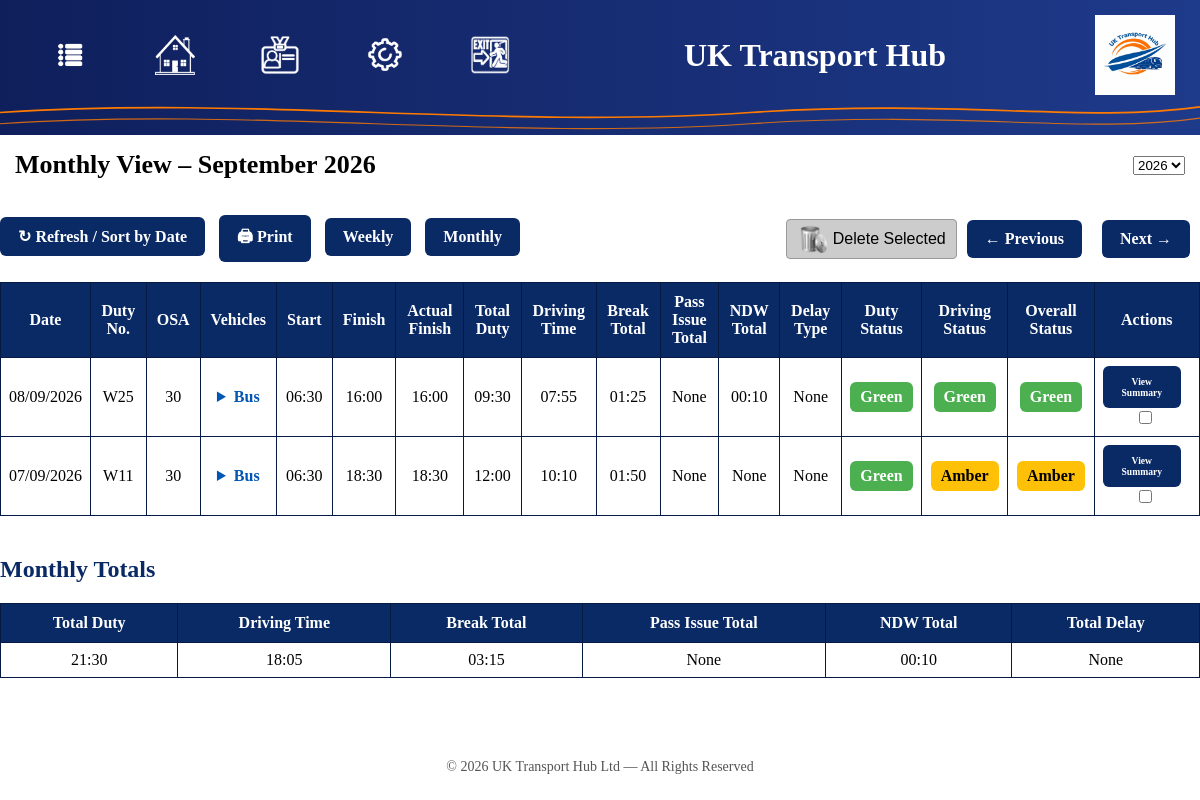
/monthly-view (signed in), run on the app's committed database.
### database.py (models this page shows, shortened)
class WeeklyDuty(db.Model):
    __tablename__ = "weekly_duties"
    id = db.Column(db.Integer, primary_key=True)
    user_id = db.Column(db.Integer, db.ForeignKey("users.id"), nullable=False)
    duty_date = db.Column(db.String(20))
    start_of_week = db.Column(db.String(20))
    duty_number = db.Column(db.String(20))
    vehicle_type = db.Column(db.String(20))
    start_time = db.Column(db.String(20))
    finish_time = db.Column(db.String(20))
    actual_finish_time = db.Column(db.String(20))
    total_duty = db.Column(db.String(20))
    driving_time = db.Column(db.String(20))
    breaks = db.Column(db.String(20))
    total_breaks = db.Column(db.String(20))
    traffic_delay = db.Column(db.String(20))
    traffic_delay_minutes = db.Column(db.String(20))
    incident_delay = db.Column(db.String(20))
    incident_delay_minutes = db.Column(db.String(20))
    delay_type = db.Column(db.String(50))
    passenger_issue = db.Column(db.String(20))
    total_passenger_issue = db.Column(db.String(20))
    total_lost_time = db.Column(db.String(20))
    ndw_entries = db.Column(db.String(20))
    total_ndw = db.Column(db.String(20))
    duty_status = db.Column(db.String(20))
    driving_status = db.Column(db.String(20))
    overall_status = db.Column(db.String(20))
    outstation_allowance = db.Column(db.String(20))

class User(db.Model, UserMixin):
    __tablename__ = "users"   # make sure this matches your actual table name in SQLite
    id = db.Column(db.Integer, primary_key=True)
    first_name = db.Column(db.String(50), nullable=False)
    last_name = db.Column(db.String(50), nullable=False)
    username = db.Column(db.String(100), nullable=True)
    email = db.Column(db.String(120), nullable=False, unique=True)
    password = db.Column(db.String(200), nullable=False)
    level = db.Column(db.Integer, default=4)
    role_superadmin = db.Column(db.Boolean, default=False)
    role_admin = db.Column(db.Boolean, default=False)
    role_driver = db.Column(db.Boolean, default=False)
    role_enthusiast = db.Column(db.Boolean, default=True)
    role_change_message = db.Column(db.String(255))
    downgrade_reason = db.Column(db.String(255))
    deleted = db.Column(db.Boolean, default=False)
    suspended_until = db.Column(db.DateTime, nullable=True)
    suspension_reason = db.Column(db.String(255), nullable=True)
    date_of_birth = db.Column(db.String(10), nullable=True)
    joined_date = db.Column(db.String(10), nullable=True)
    address = db.Column(db.String(200), nullable=True)
    postcode = db.Column(db.String(20), nullable=True)
    phone = db.Column(db.String(20), nullable=True)
    psv_number = db.Column(db.String(50), nullable=True)
    licence_number = db.Column(db.String(50), nullable=True)
    company = db.Column(db.String(120), nullable=True)
    region = db.Column(db.String(120), nullable=True)
    depot = db.Column(db.String(120), nullable=True)
    outstation = db.Column(db.String(120), nullable=True)
    week_start_override = db.Column(db.String(10), default=None)
    profile_photo = db.Column(db.String(300), nullable=True)
    totp_secret = db.Column(db.String(32), nullable=True)
    is_2fa_enabled = db.Column(db.Boolean, default=False, nullable=False)

### app.py (the view, shortened to what this page needs)
@app.route("/monthly-view")
@login_required
def monthly_view():
    is_authorized = (
        getattr(current_user, 'role_driver', False) or
        getattr(current_user, 'role_enthusiast', False) or
        getattr(current_user, 'role_superadmin', False) or
        getattr(current_user, 'level', 0) in [1, 2, 3, 4]
    )
    if not is_authorized:
        flash("You do not have permission to view this page.", "danger")
        return redirect("/")
    settings = Settings.query.filter_by(user_id=current_user.id).first()
    year_mode = settings.year_mode if settings else "calendar"
    week_map = {
        "Monday": 0, "Mon": 0, "0": 0,
        "Tuesday": 1, "Tue": 1, "1": 1,
        "Wednesday": 2, "Wed": 2, "2": 2,
        "Thursday": 3, "Thu": 3, "3": 3,
        "Friday": 4, "Fri": 4, "4": 4,
        "Saturday": 5, "Sat": 5, "5": 5,
        "Sunday": 6, "Sun": 6, "6": 6
    }
    week_start_day = week_map.get(str(settings.week_start_day).strip(), 0)
    month = int(request.args.get("month", date.today().month))
    year = int(request.args.get("year", date.today().year))
    if year_mode == "tax":
        year_start, year_end = get_tax_year_range(year)
        year_label = str(year)
    else:
        year_start, year_end = get_calendar_year_range(year)
        year_label = str(year)
    month_start = date(year, month, 1)
    month_end = date(year, 12, 31) if month == 12 else date(year, month + 1, 1) - timedelta(days=1)
    start_offset = (month_start.weekday() - week_start_day) % 7
    view_start = month_start - timedelta(days=start_offset)
    end_offset = (week_start_day - month_end.weekday() - 1) % 7
    view_end = month_end + timedelta(days=end_offset)
    all_duties = WeeklyDuty.query.filter_by(user_id=current_user.id).all()
    duties = []
    for d in all_duties:
        try:
            d_date = datetime.strptime(d.duty_date, "%Y-%m-%d").date()
        except:
            continue
        d.duty_date = d_date
        if not (view_start <= d_date <= view_end):
            continue
        d.date = d_date
        d.date_uk = d.date.strftime("%d/%m/%Y")
        if getattr(d, "actual_finish_time") not in [None, "", "None"]:
            pass
        else:
            d.actual_finish_time = d.finish_time
        d.breaks_list = json.loads(d.breaks) if d.breaks else []
        d.passenger_list = json.loads(d.passenger_issue) if d.passenger_issue else []
        d.ndw_list = json.loads(d.ndw_entries) if d.ndw_entries else []
        d.qsa = getattr(d, "outstation_allowance", 0)
        d.total_breaks = d.total_breaks or "00:00"
        d.total_passenger_issue = d.total_passenger_issue or "00:00"
        d.total_lost_time = d.total_lost_time or "00:00"
        d.total_ndw = d.total_ndw or "00:00"
        traffic = getattr(d, "traffic_delay_minutes", 0) or 0
        incident = getattr(d, "incident_delay_minutes", 0) or 0
        issue_total_mins = sum(int(p.get("delay", 0)) for p in d.passenger_list)
        if traffic > 0 and incident > 0:
            d.delay_type = (
                f"Traffic ({traffic} mins)<br/>"
                f"Incident ({incident} mins)"
            )
        elif traffic > 0:
            d.delay_type = f"Traffic ({traffic} mins)"
        elif incident > 0:
            d.delay_type = f"Incident ({incident} mins)"
        elif issue_total_mins > 0:
            d.delay_type = f"Passenger ({issue_total_mins} mins)"
        else:
            d.delay_type = "None"
        d.delay_minutes = traffic + incident + issue_total_mins
        duties.append(d)
    duties.sort(key=lambda x: x.date, reverse=True)
    duties = sorted(duties, key=lambda d: d.date, reverse=True)
    prev_month = 12 if month == 1 else month - 1
    prev_year = year - 1 if month == 1 else year
    next_month = 1 if month == 12 else month + 1
    next_year = year + 1 if month == 12 else year
    if year_mode == "tax":
        seasons = [f"{y}–{y+1}" for y in range(2025, 2050)]
        selected_season = f"{year}–{year+1}"
    else:
        seasons = list(range(2025, 2050))
        selected_season = year
    monthly_totals = {
        "duty": "None",
        "driving": "None",
        "breaks": "None",
        "issue": "None",
        "ndw": "None",
        "delay": "None"
    }
    duty_mins = 0
    driving_mins = 0
    break_mins = 0
    issue_mins = 0
    ndw_mins = 0
    delay_mins = 0
    for d in duties:
        if d.total_duty and ":" in d.total_duty:
            h, m = d.total_duty.split(":")
            duty_mins += int(h)*60 + int(m)
        if d.driving_time and ":" in d.driving_time:
            h, m = d.driving_time.split(":")
            driving_mins += int(h)*60 + int(m)
        if d.total_breaks and ":" in d.total_breaks:
            h, m = d.total_breaks.split(":")
            break_mins += int(h)*60 + int(m)
        if d.total_passenger_issue and ":" in d.total_passenger_issue:
            h, m = d.total_passenger_issue.split(":")
            issue_mins += int(h)*60 + int(m)
        if d.total_ndw and ":" in d.total_ndw:
            h, m = d.total_ndw.split(":")
            ndw_mins += int(h)*60 + int(m)
        delay_mins += getattr(d, "traffic_delay_minutes", 0) or 0
        delay_mins += getattr(d, "incident_delay_minutes", 0) or 0
    def mins_to_hhmm(total):
        return f"{total//60:02d}:{total%60:02d}" if total > 0 else "None"
    monthly_totals["duty"] = mins_to_hhmm(duty_mins)
    monthly_totals["driving"] = mins_to_hhmm(driving_mins)
    monthly_totals["breaks"] = mins_to_hhmm(break_mins)
    monthly_totals["issue"] = mins_to_hhmm(issue_mins)
    monthly_totals["ndw"] = mins_to_hhmm(ndw_mins)
    monthly_totals["delay"] = f"{delay_mins} mins" if delay_mins > 0 else "None"
    export = []
    for d in duties:
        export.append({
            "date": d.duty_date.strftime("%Y-%m-%d"),
            "duty_number": d.duty_number,
            "osa": d.outstation_allowance or 0,
            "vehicle_type": d.vehicle_type,
            "start_time": d.start_time,
            "finish_time": d.finish_time,
            "actual_finish": d.actual_finish_time,
            "total_duty": d.total_duty,
            "driving_time": d.driving_time,
            "breaks": d.total_breaks,
            "passenger_issues": d.total_passenger_issue,
            "ndw": d.total_ndw,
            "delay_type": d.delay_type,
            "duty_status": d.duty_status,
            "driving_status": d.driving_status,
            "overall_status": d.overall_status
        })
    with open("monthly_export.json", "w") as f:
        json.dump(export, f, indent=4)
    return render_template(
        "monthly_view.html",
        settings=settings,
        monthly_totals=monthly_totals,
        month=month,
        month_name=month_start.strftime("%B"),
        year_label=year_label,
        year=year,
        year_mode=year_mode,
        prev_month=prev_month,
        prev_year=prev_year,
        next_month=next_month,
        next_year=next_year,
        seasons=seasons,
        selected_season=selected_season,
        duties=duties
    )

### templates/monthly_view.html (shortened to what this page needs)
{% extends "base.html" %}
{% set home_target = "driver_dashboard" %}
{% set is_UK_transport_hub = True %}
{% set page_title = "UK Transport Hub" %}
{% block content %}
<div class="monthly-header"
     style="padding: 15px; border-radius: 6px; margin-bottom: 20px; display:flex; justify-content:space-between; align-items:center;">
    <h1 style="margin: 0; font-size: 26px;">
        Monthly View – {{ month_name }} {{ year_label }}
    </h1>
    <form method="GET" action="/monthly-view" style="margin:0;">
        <select name="year" onchange="this.form.submit()" class="form-select d-inline-block w-auto">
            {% for y in range(2025, 2050) %}
                <option value="{{ y }}" {% if y == year %}selected{% endif %}>
                    {{ y }}
                </option>
            {% endfor %}
        </select>
    </form>
</div>
<div style="margin-bottom: 20px; display:flex; justify-content:space-between; align-items:center;">
    <div>
        <a href="/weekly_view" class="btn btn-primary">↻ Refresh / Sort by Date</a>
        <a href="/print-monthly" class="btn btn-primary">🖨 Print</a>
        <a href="/weekly_view" class="btn btn-primary">Weekly</a>
        <a href="/monthly-view" class="btn btn-primary">Monthly</a>
    </div>
    <div style="display:flex; align-items:center; gap:10px;">
		<button type="submit"
				style="background:#ccc; color:#000; border:1px solid #999; padding:4px 10px; border-radius:4px; cursor:pointer; display:flex; align-items:center; gap:6px;"
				onclick="return confirm('Delete all selected duties?');">
			<img src="/static/assets/trash_can.png" alt="Delete" style="height:30px; width:auto;">
			<span style="font-size:1rem;">Delete Selected</span>
		</button>
        <a href="/monthly-view?month={{ prev_month }}&year={{ prev_year }}" class="btn btn-primary">← Previous</a>
        <a href="/monthly-view?month={{ next_month }}&year={{ next_year }}" class="btn btn-primary">Next →</a>
    </div>
</div>
<table class="weekly-table">
    <thead>
        <tr>
            <th>Date</th>
            <th>Duty No.</th>
            <th>OSA</th>
			<th>Vehicles</th>
            <th>Start</th>
            <th>Finish</th>
            <th>Actual Finish</th>
            <th>Total Duty</th>
            <th>Driving Time</th>
            <th>Break Total</th>
            <th>Pass Issue Total</th>
            <th>NDW Total</th>
            <th>Delay Type</th>
            <th>Duty Status</th>
            <th>Driving Status</th>
            <th>Overall Status</th>
            <th>Actions</th>
        </tr>
    </thead>
	<tbody>
		{% for d in duties %}
			<tr>
				<td>{{ d.date_uk }}</td>
				<td>{{ d.duty_number }}</td>
				<td>{{ 'None' if d.qsa in [0, '0', None] else d.qsa }}</td>
                <td>
					<details>
						<summary style="cursor: pointer; color: #0056b3; font-weight: 600; white-space: nowrap; text-transform: capitalize;">
							{{ d.vehicle_type }}
						</summary>
					</details>
				</td>
				<td>{{ d.start_time }}</td>
				<td>{{ d.finish_time }}</td>
				<td>{{ d.actual_finish_time or '—' }}</td>
				<td>{{ d.total_duty }}</td>
				<td>{{ d.driving_time }}</td>
				<td>{{ 'None' if d.total_breaks == '00:00' else d.total_breaks }}</td>
				<td>{{ 'None' if d.total_passenger_issue == '00:00' else d.total_passenger_issue }}</td>
				<td>{{ 'None' if d.total_ndw == '00:00' else d.total_ndw }}</td>
				<td>{{ d.delay_type or 'None' }}</td>
				<td><span class="status-badge {{ d.duty_status|lower }}">{{ d.duty_status }}</span></td>
				<td><span class="status-badge {{ d.driving_status|lower }}">{{ d.driving_status }}</span></td>
				<td><span class="status-badge {{ d.overall_status|lower }}">{{ d.overall_status }}</span></td>
				<td>
					<a href="/analyse-summary/{{ d.id }}?return_to=monthly"
					   class="btn btn-primary"
					   style="padding:4px 8px; font-size:0.6rem; display:inline-block;">
						View Summary
					</a>
					<input type="checkbox" name="selected_ids" value="{{ d.id }}" style="margin-right:6px;">
				</td>
			</tr>
		{% endfor %}
	</tbody>
</table>
<h2 style="margin-top: 40px;">Monthly Totals</h2>
<table class="weekly-table">
    <thead>
        <tr>
            <th>Total Duty</th>
            <th>Driving Time</th>
            <th>Break Total</th>
            <th>Pass Issue Total</th>
            <th>NDW Total</th>
            <th>Total Delay</th>
        </tr>
    </thead>
    <tbody>
        <tr>
            <td>{{ monthly_totals.duty }}</td>
            <td>{{ monthly_totals.driving }}</td>
            <td>{{ monthly_totals.breaks }}</td>
            <td>{{ monthly_totals.issue }}</td>
            <td>{{ monthly_totals.ndw }}</td>
            <td>{{ monthly_totals.delay }}</td>
        </tr>
    </tbody>
</table>
{% endblock %}

### data on the page
WeeklyDuty: date_uk "08/09/2026", duty_number "W25", outstation_allowance "30", vehicle_type "Bus", start_time "06:30", finish_time "16:00", total_duty "09:30", driving_time "07:55", total_breaks "01:25", total_passenger_issue "None", total_ndw "00:10", delay_type "None", duty_status "Green", driving_status "Green", overall_status "Green"
WeeklyDuty: date_uk "07/09/2026", duty_number "W11", outstation_allowance "30", vehicle_type "Bus", start_time "06:30", finish_time "18:30", total_duty "12:00", driving_time "10:10", total_breaks "01:50", total_passenger_issue "None", total_ndw "None", delay_type "None", duty_status "Green", driving_status "Amber", overall_status "Amber"
User: issue "None", delay "None"

### other printed values
{{ page_title if page_title else "UK Transport Hub" }} "UK Transport Hub"
{{ month_name }} "September"
{{ year_label }} "2026"
{{ monthly_totals.duty }} "21:30"
{{ monthly_totals.driving }} "18:05"
{{ monthly_totals.breaks }} "03:15"
{{ monthly_totals.ndw }} "00:10"
form field year "2026"
